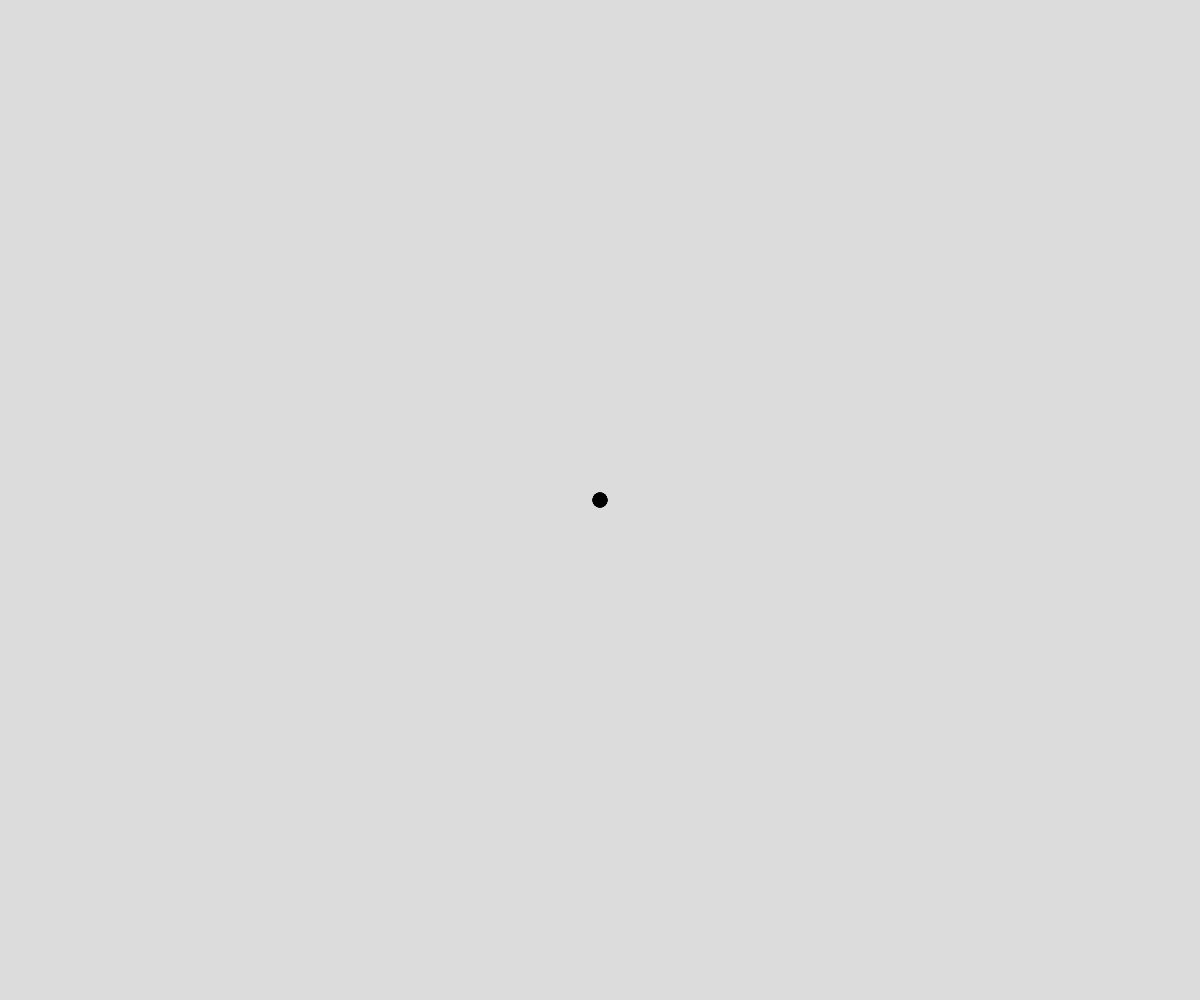
Frame 1 (no input)
Frame 60 (no input): identical to frame 1, image omitted
Frame 120 (the mouse pressed at the canvas centre since frame 60): identical to frame 1, image omitted

The p5.js sketch that drew this single still picture (run headless with seeded random() and noise() and a simulated clock; from frame 60 on, the mouse is pressed at the canvas centre):

// p5.js sketch
// ── sketch.js
// Snake Mechanics
// Udaey Sandha
// October 11, 2023
// Practice in working with classes and arrays (snake)

//Global Variables
let points = []; //snake coordinates
let speed = 6;  //snake speed
let snakeLength = 20;
let snakeLocation;  //a point for the where the head is

function setup() {
  createCanvas(windowWidth, windowHeight);
  snakeLocation = new Point(width / 2, height / 2);
  strokeWeight(15);
  initSnake();  //populate the array
}

function initSnake() {
  // place in Points[] bunch of starting points
  for (let i = 0; i < snakeLength; i++) {
    points.push(createPoint());
  }
}

function createPoint() {
  // return a new point object up down right left
  if (keyCode === UP_ARROW) snakeLocation.y -= speed;
  else if (keyCode === DOWN_ARROW) snakeLocation.y += speed;
  else if (keyCode === LEFT_ARROW) snakeLocation.x -= speed;
  else if (keyCode === RIGHT_ARROW) snakeLocation.x += speed;
  // if a different coded key was pressed, no change
  return new Point(snakeLocation.x, snakeLocation.y);
}

function draw() {
  background(220);
  moveAndDisplay();
}

function moveAndDisplay() {
  //loop through the array and connect all the points
  for (let i = 0; i < points.length - 1; i++){
    let cur=points[i];
    let next=points[i+1];
    let alpha = map(i,0,points.length-1,0,150);
    stroke(0,alpha);
    line(cur.x,cur.y,next.x,next.y);
  }

  //move- delete first element, push new point
  points.splice(0,1);
  points.push(createPoint());
}

class Point {  //a class for a (x,y) point
  constructor(x, y) {
    this.x = x;
    this.y = y;
  }


}
